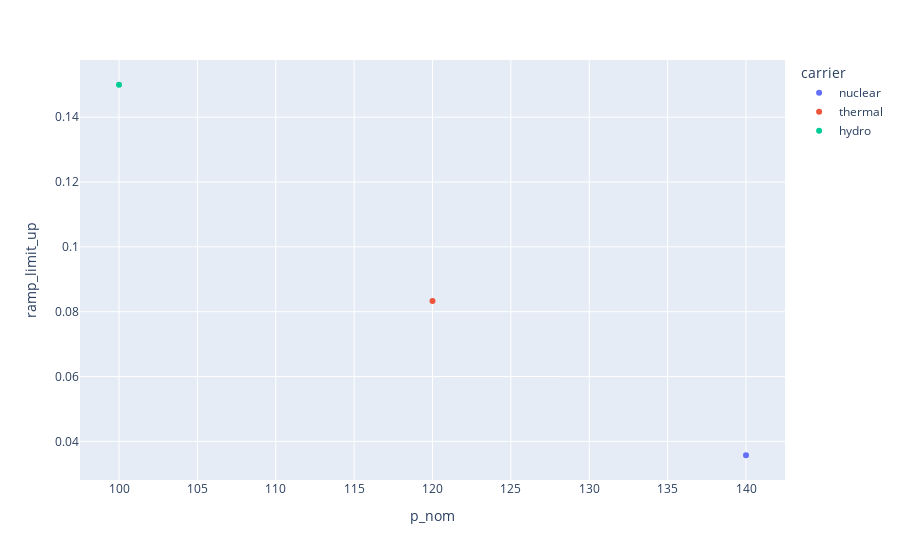

Notebook code for this chart:
### Code cell
dispatch.plot_ramps()

### Figure 1 — Plotly figure (JSON) as saved in the notebook; plotly's stock layout.template omitted (floating-point values rounded to 4 significant figures)
{"data": [{"customdata": [["gen_1_0"]], "hoverlabel": {"namelength": 0}, "hovertemplate": "carrier=nuclear<br>p_nom=%{x}<br>ramp_limit_up=%{y}<br>name=%{customdata[0]}", "legendgroup": "nuclear", "marker": {"color": "#636efa", "symbol": "circle"}, "mode": "markers", "name": "nuclear", "showlegend": true, "type": "scatter", "x": [140], "xaxis": "x", "y": [0.03571], "yaxis": "y"}, {"customdata": [["gen_2_1"]], "hoverlabel": {"namelength": 0}, "hovertemplate": "carrier=thermal<br>p_nom=%{x}<br>ramp_limit_up=%{y}<br>name=%{customdata[0]}", "legendgroup": "thermal", "marker": {"color": "#EF553B", "symbol": "circle"}, "mode": "markers", "name": "thermal", "showlegend": true, "type": "scatter", "x": [120], "xaxis": "x", "y": [0.08333], "yaxis": "y"}, {"customdata": [["gen_0_5"]], "hoverlabel": {"namelength": 0}, "hovertemplate": "carrier=hydro<br>p_nom=%{x}<br>ramp_limit_up=%{y}<br>name=%{customdata[0]}", "legendgroup": "hydro", "marker": {"color": "#00cc96", "symbol": "circle"}, "mode": "markers", "name": "hydro", "showlegend": true, "type": "scatter", "x": [100], "xaxis": "x", "y": [0.15], "yaxis": "y"}], "layout": {"legend": {"title": {"text": "carrier"}, "tracegroupgap": 0}, "margin": {"t": 60}, "xaxis": {"anchor": "y", "domain": [0, 1], "title": {"text": "p_nom"}}, "yaxis": {"anchor": "x", "domain": [0, 1], "title": {"text": "ramp_limit_up"}}}}
